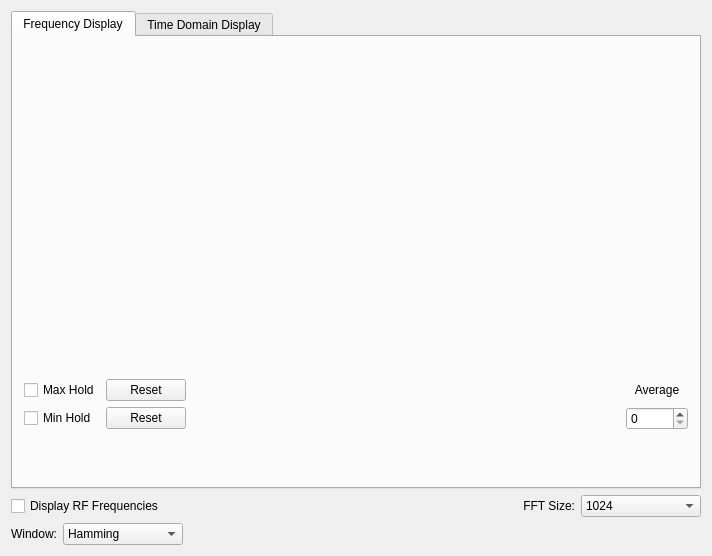
<?xml version="1.0" encoding="UTF-8"?>
<ui version="4.0">
 <class>SpectrumDisplayForm</class>
 <widget class="QWidget" name="SpectrumDisplayForm">
  <property name="geometry">
   <rect>
    <x>0</x>
    <y>0</y>
    <width>712</width>
    <height>556</height>
   </rect>
  </property>
  <property name="windowTitle">
   <string>Spectrum Display</string>
  </property>
  <layout class="QGridLayout" name="gridLayout">
   <item row="1" column="3">
    <widget class="QComboBox" name="FFTSizeComboBox">
     <property name="sizePolicy">
      <sizepolicy hsizetype="Fixed" vsizetype="Fixed">
       <horstretch>0</horstretch>
       <verstretch>0</verstretch>
      </sizepolicy>
     </property>
     <property name="maximumSize">
      <size>
       <width>120</width>
       <height>16777215</height>
      </size>
     </property>
     <item>
      <property name="text">
       <string>1024</string>
      </property>
     </item>
     <item>
      <property name="text">
       <string>2048</string>
      </property>
     </item>
     <item>
      <property name="text">
       <string>4096</string>
      </property>
     </item>
     <item>
      <property name="text">
       <string>8192</string>
      </property>
     </item>
     <item>
      <property name="text">
       <string>16384</string>
      </property>
     </item>
     <item>
      <property name="text">
       <string>32768</string>
      </property>
     </item>
    </widget>
   </item>
   <item row="1" column="2">
    <widget class="QLabel" name="FFTSizeLabel">
     <property name="text">
      <string>FFT Size:</string>
     </property>
     <property name="alignment">
      <set>Qt::AlignRight|Qt::AlignTrailing|Qt::AlignVCenter</set>
     </property>
     <property name="wordWrap">
      <bool>false</bool>
     </property>
    </widget>
   </item>
   <item row="1" column="0">
    <widget class="QCheckBox" name="UseRFFrequenciesCheckBox">
     <property name="text">
      <string>Display RF Frequencies</string>
     </property>
    </widget>
   </item>
   <item row="3" column="0">
    <layout class="QHBoxLayout" name="horizontalLayout">
     <item>
      <widget class="QLabel" name="WindowLbl">
       <property name="sizePolicy">
        <sizepolicy hsizetype="Fixed" vsizetype="Fixed">
         <horstretch>0</horstretch>
         <verstretch>0</verstretch>
        </sizepolicy>
       </property>
       <property name="text">
        <string>Window:</string>
       </property>
       <property name="alignment">
        <set>Qt::AlignRight|Qt::AlignTrailing|Qt::AlignVCenter</set>
       </property>
       <property name="wordWrap">
        <bool>false</bool>
       </property>
      </widget>
     </item>
     <item>
      <widget class="QComboBox" name="WindowComboBox">
       <property name="sizePolicy">
        <sizepolicy hsizetype="Fixed" vsizetype="Fixed">
         <horstretch>0</horstretch>
         <verstretch>0</verstretch>
        </sizepolicy>
       </property>
       <property name="minimumSize">
        <size>
         <width>120</width>
         <height>0</height>
        </size>
       </property>
       <property name="maximumSize">
        <size>
         <width>120</width>
         <height>16777215</height>
        </size>
       </property>
       <property name="font">
        <font>
         <pointsize>9</pointsize>
        </font>
       </property>
       <item>
        <property name="text">
         <string>Hamming</string>
        </property>
       </item>
       <item>
        <property name="text">
         <string>Hann</string>
        </property>
       </item>
       <item>
        <property name="text">
         <string>Blackman</string>
        </property>
       </item>
       <item>
        <property name="text">
         <string>Rectangular</string>
        </property>
       </item>
       <item>
        <property name="text">
         <string>Kaiser</string>
        </property>
       </item>
       <item>
        <property name="text">
         <string>Blackman-harris</string>
        </property>
       </item>
      </widget>
     </item>
    </layout>
   </item>
   <item row="0" column="0" colspan="4">
    <widget class="QTabWidget" name="SpectrumTypeTab">
     <property name="currentIndex">
      <number>0</number>
     </property>
     <widget class="QWidget" name="FrequencyPage">
      <attribute name="title">
       <string>Frequency Display</string>
      </attribute>
      <layout class="QVBoxLayout" name="verticalLayout">
       <item>
        <layout class="QVBoxLayout" name="verticalLayout_2">
         <item>
          <widget class="QFrame" name="FrequencyPlotDisplayFrame">
           <property name="sizePolicy">
            <sizepolicy hsizetype="Preferred" vsizetype="Preferred">
             <horstretch>0</horstretch>
             <verstretch>0</verstretch>
            </sizepolicy>
           </property>
           <property name="minimumSize">
            <size>
             <width>650</width>
             <height>280</height>
            </size>
           </property>
           <property name="maximumSize">
            <size>
             <width>650</width>
             <height>280</height>
            </size>
           </property>
           <property name="sizeIncrement">
            <size>
             <width>1</width>
             <height>1</height>
            </size>
           </property>
           <property name="frameShape">
            <enum>QFrame::NoFrame</enum>
           </property>
           <property name="frameShadow">
            <enum>QFrame::Plain</enum>
           </property>
          </widget>
         </item>
         <item>
          <layout class="QGridLayout" name="gridLayout_2">
           <item row="1" column="0">
            <widget class="QCheckBox" name="MaxHoldCheckBox">
             <property name="text">
              <string>Max Hold</string>
             </property>
             <property name="checked">
              <bool>false</bool>
             </property>
            </widget>
           </item>
           <item row="2" column="0">
            <widget class="QCheckBox" name="MinHoldCheckBox">
             <property name="text">
              <string>Min Hold</string>
             </property>
             <property name="checked">
              <bool>false</bool>
             </property>
            </widget>
           </item>
           <item row="1" column="1">
            <widget class="QPushButton" name="MaxHoldResetBtn">
             <property name="sizePolicy">
              <sizepolicy hsizetype="Fixed" vsizetype="Fixed">
               <horstretch>0</horstretch>
               <verstretch>0</verstretch>
              </sizepolicy>
             </property>
             <property name="minimumSize">
              <size>
               <width>25</width>
               <height>0</height>
              </size>
             </property>
             <property name="text">
              <string>Reset</string>
             </property>
            </widget>
           </item>
           <item row="1" column="3">
            <widget class="QLabel" name="AvgLabel">
             <property name="sizePolicy">
              <sizepolicy hsizetype="Fixed" vsizetype="Fixed">
               <horstretch>0</horstretch>
               <verstretch>0</verstretch>
              </sizepolicy>
             </property>
             <property name="minimumSize">
              <size>
               <width>62</width>
               <height>0</height>
              </size>
             </property>
             <property name="text">
              <string>Average</string>
             </property>
             <property name="alignment">
              <set>Qt::AlignCenter</set>
             </property>
             <property name="wordWrap">
              <bool>false</bool>
             </property>
            </widget>
           </item>
           <item row="2" column="1">
            <widget class="QPushButton" name="MinHoldResetBtn">
             <property name="text">
              <string>Reset</string>
             </property>
            </widget>
           </item>
           <item row="2" column="3">
            <widget class="QSpinBox" name="AvgLineEdit"/>
           </item>
           <item row="1" column="2">
            <spacer name="horizontalSpacer_2">
             <property name="orientation">
              <enum>Qt::Horizontal</enum>
             </property>
             <property name="sizeHint" stdset="0">
              <size>
               <width>200</width>
               <height>20</height>
              </size>
             </property>
            </spacer>
           </item>
          </layout>
         </item>
        </layout>
       </item>
      </layout>
     </widget>
     <widget class="QWidget" name="TimeDomainPage">
      <attribute name="title">
       <string>Time Domain Display</string>
      </attribute>
      <layout class="QGridLayout" name="gridLayout_4">
       <item row="0" column="0">
        <widget class="QFrame" name="TimeDomainDisplayFrame">
         <property name="minimumSize">
          <size>
           <width>617</width>
           <height>404</height>
          </size>
         </property>
         <property name="frameShape">
          <enum>QFrame::NoFrame</enum>
         </property>
         <property name="frameShadow">
          <enum>QFrame::Plain</enum>
         </property>
        </widget>
       </item>
      </layout>
     </widget>
    </widget>
   </item>
  </layout>
 </widget>
 <layoutdefault spacing="6" margin="11"/>
 <pixmapfunction>qPixmapFromMimeSource</pixmapfunction>
 <tabstops>
  <tabstop>SpectrumTypeTab</tabstop>
  <tabstop>UseRFFrequenciesCheckBox</tabstop>
  <tabstop>FFTSizeComboBox</tabstop>
 </tabstops>
 <includes>
  <include location="global">SpectrumGUIClass.h</include>
  <include location="global">FrequencyDisplayPlot.h</include>
  <include location="global">WaterfallDisplayPlot.h</include>
  <include location="global">Waterfall3DDisplayPlot.h</include>
  <include location="global">TimeDomainDisplayPlot.h</include>
  <include location="global">qvalidator.h</include>
  <include location="global">vector</include>
  <include location="local">qwt_wheel.h</include>
 </includes>
 <resources/>
 <connections>
  <connection>
   <sender>WindowComboBox</sender>
   <signal>activated(int)</signal>
   <receiver>SpectrumDisplayForm</receiver>
   <slot>WindowTypeChanged(int)</slot>
   <hints>
    <hint type="sourcelabel">
     <x>20</x>
     <y>20</y>
    </hint>
    <hint type="destinationlabel">
     <x>20</x>
     <y>20</y>
    </hint>
   </hints>
  </connection>
  <connection>
   <sender>UseRFFrequenciesCheckBox</sender>
   <signal>toggled(bool)</signal>
   <receiver>SpectrumDisplayForm</receiver>
   <slot>UseRFFrequenciesCB(bool)</slot>
   <hints>
    <hint type="sourcelabel">
     <x>20</x>
     <y>20</y>
    </hint>
    <hint type="destinationlabel">
     <x>20</x>
     <y>20</y>
    </hint>
   </hints>
  </connection>
  <connection>
   <sender>FFTSizeComboBox</sender>
   <signal>activated(QString)</signal>
   <receiver>SpectrumDisplayForm</receiver>
   <slot>FFTComboBoxSelectedCB(QString)</slot>
   <hints>
    <hint type="sourcelabel">
     <x>20</x>
     <y>20</y>
    </hint>
    <hint type="destinationlabel">
     <x>20</x>
     <y>20</y>
    </hint>
   </hints>
  </connection>
  <connection>
   <sender>MaxHoldCheckBox</sender>
   <signal>toggled(bool)</signal>
   <receiver>SpectrumDisplayForm</receiver>
   <slot>MaxHoldCheckBox_toggled(bool)</slot>
   <hints>
    <hint type="sourcelabel">
     <x>22</x>
     <y>324</y>
    </hint>
    <hint type="destinationlabel">
     <x>20</x>
     <y>20</y>
    </hint>
   </hints>
  </connection>
  <connection>
   <sender>MinHoldResetBtn</sender>
   <signal>clicked()</signal>
   <receiver>SpectrumDisplayForm</receiver>
   <slot>MinHoldResetBtn_clicked()</slot>
   <hints>
    <hint type="sourcelabel">
     <x>107</x>
     <y>349</y>
    </hint>
    <hint type="destinationlabel">
     <x>20</x>
     <y>20</y>
    </hint>
   </hints>
  </connection>
  <connection>
   <sender>MaxHoldResetBtn</sender>
   <signal>clicked()</signal>
   <receiver>SpectrumDisplayForm</receiver>
   <slot>MaxHoldResetBtn_clicked()</slot>
   <hints>
    <hint type="sourcelabel">
     <x>107</x>
     <y>324</y>
    </hint>
    <hint type="destinationlabel">
     <x>20</x>
     <y>20</y>
    </hint>
   </hints>
  </connection>
  <connection>
   <sender>MinHoldCheckBox</sender>
   <signal>toggled(bool)</signal>
   <receiver>SpectrumDisplayForm</receiver>
   <slot>MinHoldCheckBox_toggled(bool)</slot>
   <hints>
    <hint type="sourcelabel">
     <x>22</x>
     <y>349</y>
    </hint>
    <hint type="destinationlabel">
     <x>20</x>
     <y>20</y>
    </hint>
   </hints>
  </connection>
  <connection>
   <sender>SpectrumTypeTab</sender>
   <signal>currentChanged(int)</signal>
   <receiver>SpectrumDisplayForm</receiver>
   <slot>TabChanged(int)</slot>
   <hints>
    <hint type="sourcelabel">
     <x>314</x>
     <y>189</y>
    </hint>
    <hint type="destinationlabel">
     <x>316</x>
     <y>217</y>
    </hint>
   </hints>
  </connection>
  <connection>
   <sender>AvgLineEdit</sender>
   <signal>valueChanged(int)</signal>
   <receiver>SpectrumDisplayForm</receiver>
   <slot>AvgLineEdit_valueChanged(int)</slot>
   <hints>
    <hint type="sourcelabel">
     <x>604</x>
     <y>421</y>
    </hint>
    <hint type="destinationlabel">
     <x>328</x>
     <y>260</y>
    </hint>
   </hints>
  </connection>
 </connections>
</ui>
